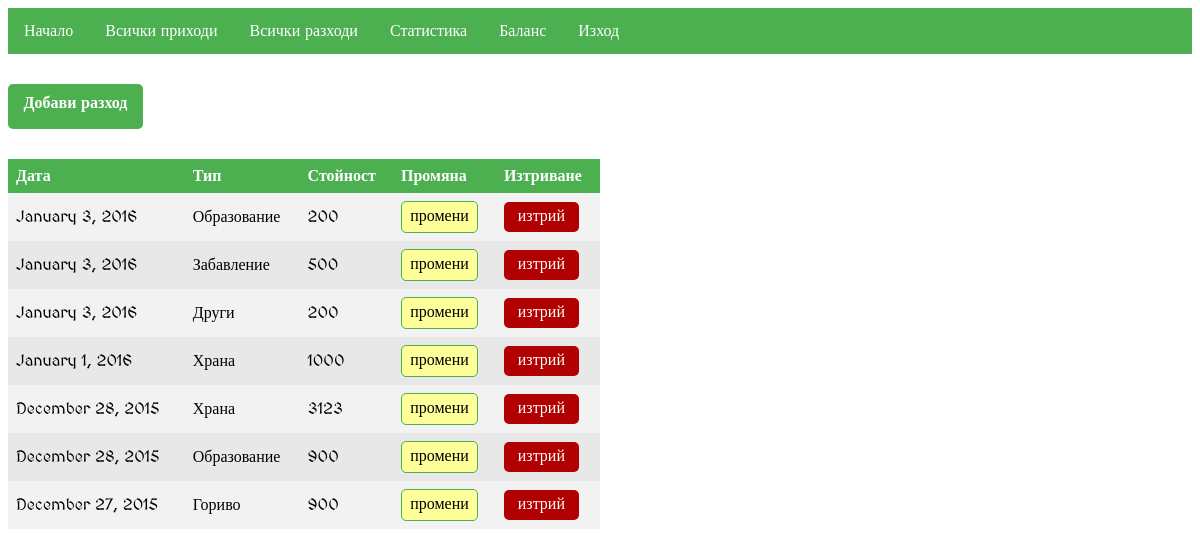
/all_expenses.php (signed in), run on the app's committed database.
### tables this page shows
CREATE TABLE IF NOT EXISTS `expenses` (
  `id` int(10) unsigned NOT NULL,
  `user_id` int(11) NOT NULL,
  `date_of_expense` date NOT NULL,
  `type` enum('food','fuel','entertainment','education','other') NOT NULL,
  `value` int(11) NOT NULL
);

### expensesDB.php (called while the page is built, shortened)
<?php
class ExpensesDB extends Expenses
{
	public function connection()
	{
		$database_connect = new DBconnect();
		$connection = $database_connect->connect();
		return $connection;
	}
	public function select($id, $limit = null)
	{
		if ($limit != null) {
			$stmt = $this->connection()->prepare("SELECT id, date_of_expense, type, value
			FROM expenses WHERE user_id = :id ORDER BY date_of_expense DESC LIMIT :limit_expense;");
			$stmt->bindParam(':limit_expense', $limit, PDO::PARAM_INT);
			$stmt->bindParam(':id', $id, PDO::PARAM_INT);
			$stmt->execute();
			return $stmt->fetchAll(PDO::FETCH_OBJ);
		} else {
			$stmt = $this->connection()->prepare("SELECT id, date_of_expense, type, value
			FROM expenses WHERE user_id = :id ORDER BY date_of_expense DESC;");
			$stmt->bindParam(':id', $id, PDO::PARAM_INT);
			$stmt->execute();
			return $stmt->fetchAll(PDO::FETCH_OBJ);
		}
	}
	public function toBulgarian($type)
	{
    	$toBG = array(
    		'food' 	 		 => 'Храна',
    		'fuel'			 => 'Гориво',
    		'entertainment'  => 'Забавление',
    		'education'      => 'Образование',
    		'other' 	     => 'Други'
    	);
        return $toBG[$type];
	}
}

### all_expenses.php (the view, shortened to what this page needs)
<?php
require 'expensesDB.php';
$last_expenses = (new ExpensesDB())->select($_SESSION['id']);
?>
<html>
<head>
	<link type="text/css" rel="stylesheet" href="css/style.css">
</head>
	<body>
		<div class="mymenu">
	    </div>
		<div>
	    	<a class="add" href="add_expense.php">Добави разход</a>
	    	<table>
	    		<th>Дата</th>
	    		<th>Тип</th>
	    		<th>Стойност</th>
	    		<th>Промяна</th>
	    		<th>Изтриване</th>
			    <?php foreach ($last_expenses as $last_expense) : ?>
					<tr>
						<td><?= date("F j, Y", strtotime($last_expense->date_of_expense)); ?></td>
						<td><?= (new ExpensesDB())->toBulgarian($last_expense->type); ?></td>
						<td><?= $last_expense->value; ?></td>
						<td><a class="change" href="edit_expense.php?expense=<?= $last_expense->id; ?>">промени</a></td>
						<td><a class="delete" href="delete_expense.php?expense=<?= $last_expense->id;?>"
							onclick = "return confirm('Наистина ли искате да изтриете този разход?')">изтрий</a></td>
					</tr>
				<?php endforeach; ?>
			</table>
		</div>
	</body>
</html>

### css/style.css (style rules this page uses)
body { background-image: url("../images.jpg"); background-repeat: no-repeat; background-size: 400px 180px; background-position: right bottom; font-family:myFont; }
table { width: 50%; border-collapse: collapse; }
th, td { text-align: left; padding: 8px; }
tr:nth-child(even) { background-color: #f2f2f2 }
tr:nth-child(odd) { background-color: #E8E8E8 }
th { background-color: #4CAF50; color: white; }
.change { text-decoration: none; display: block; width: 65px; height: 20px; background-color: #FFFF99; padding: 5px; text-align: center; text-decoration: none; border-radius: 5px; color: black; border: solid #4CAF50 1px; }
.delete { text-decoration: none; display: block; width: 65px; height: 20px; background-color: #B00000; padding: 5px; text-align: center; text-decoration: none; border-radius: 5px; color: white; }
.add { margin-top: 30px; margin-bottom: 10px; text-decoration: none; display: block; width: 115px; height: 25px; background-color: #4CAF50; padding: 10px; text-align: center; border-radius: 5px; color: white; font-weight: bold; }
table { margin-top: 30px; }

### data on the page
expenses: date_of_expense "January 3, 2016", type "Образование", value "200"
expenses: date_of_expense "January 3, 2016", type "Забавление", value "500"
expenses: date_of_expense "January 3, 2016", type "Други", value "200"
expenses: date_of_expense "January 1, 2016", type "Храна", value "1000"
expenses: date_of_expense "December 28, 2015", type "Храна", value "3123"
expenses: date_of_expense "December 28, 2015", type "Образование", value "900"
expenses: date_of_expense "December 27, 2015", type "Гориво", value "900"
